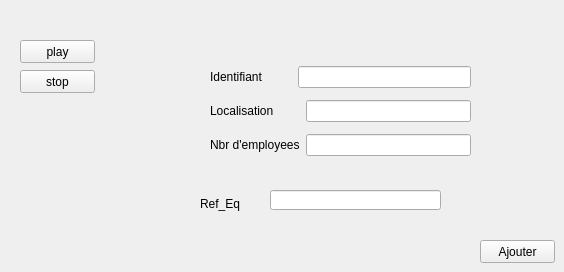
      <widget class="QWidget" name="tab_31">
       <attribute name="title">
        <string>Ajouter</string>
       </attribute>
       <widget class="QPushButton" name="ajouter_agence">
        <property name="geometry">
         <rect>
          <x>480</x>
          <y>240</y>
          <width>75</width>
          <height>23</height>
         </rect>
        </property>
        <property name="text">
         <string>Ajouter</string>
        </property>
       </widget>
       <widget class="QWidget" name="layoutWidget_8">
        <property name="geometry">
         <rect>
          <x>210</x>
          <y>60</y>
          <width>261</width>
          <height>103</height>
         </rect>
        </property>
        <layout class="QVBoxLayout" name="verticalLayout_4">
         <item>
          <layout class="QHBoxLayout" name="horizontalLayout_9">
           <item>
            <widget class="QLabel" name="label_48">
             <property name="text">
              <string>Identifiant         </string>
             </property>
            </widget>
           </item>
           <item>
            <widget class="QLineEdit" name="lineEdit_23"/>
           </item>
          </layout>
         </item>
         <item>
          <layout class="QHBoxLayout" name="horizontalLayout_10">
           <item>
            <widget class="QLabel" name="label_49">
             <property name="text">
              <string>Localisation        </string>
             </property>
            </widget>
           </item>
           <item>
            <widget class="QLineEdit" name="lineEdit_24"/>
           </item>
          </layout>
         </item>
         <item>
          <layout class="QHBoxLayout" name="horizontalLayout_11">
           <item>
            <widget class="QLabel" name="label_50">
             <property name="text">
              <string>Nbr d'employees</string>
             </property>
            </widget>
           </item>
           <item>
            <widget class="QLineEdit" name="lineEdit_25"/>
           </item>
          </layout>
         </item>
        </layout>
       </widget>
       <widget class="QPushButton" name="pushButton_14">
        <property name="geometry">
         <rect>
          <x>20</x>
          <y>40</y>
          <width>75</width>
          <height>23</height>
         </rect>
        </property>
        <property name="text">
         <string>play</string>
        </property>
       </widget>
       <widget class="QPushButton" name="pushButton_15">
        <property name="geometry">
         <rect>
          <x>20</x>
          <y>70</y>
          <width>75</width>
          <height>23</height>
         </rect>
        </property>
        <property name="text">
         <string>stop</string>
        </property>
       </widget>
       <widget class="QLineEdit" name="lineEdit_26">
        <property name="geometry">
         <rect>
          <x>270</x>
          <y>190</y>
          <width>171</width>
          <height>20</height>
         </rect>
        </property>
       </widget>
       <widget class="QLabel" name="label_52">
        <property name="geometry">
         <rect>
          <x>200</x>
          <y>190</y>
          <width>77</width>
          <height>27</height>
         </rect>
        </property>
        <property name="text">
         <string>Ref_Eq</string>
        </property>
       </widget>
       <zorder>layoutWidget_8</zorder>
       <zorder>lineEdit_26</zorder>
       <zorder>label_52</zorder>
       <zorder>ajouter_agence</zorder>
       <zorder>pushButton_14</zorder>
       <zorder>pushButton_15</zorder>
      </widget>
